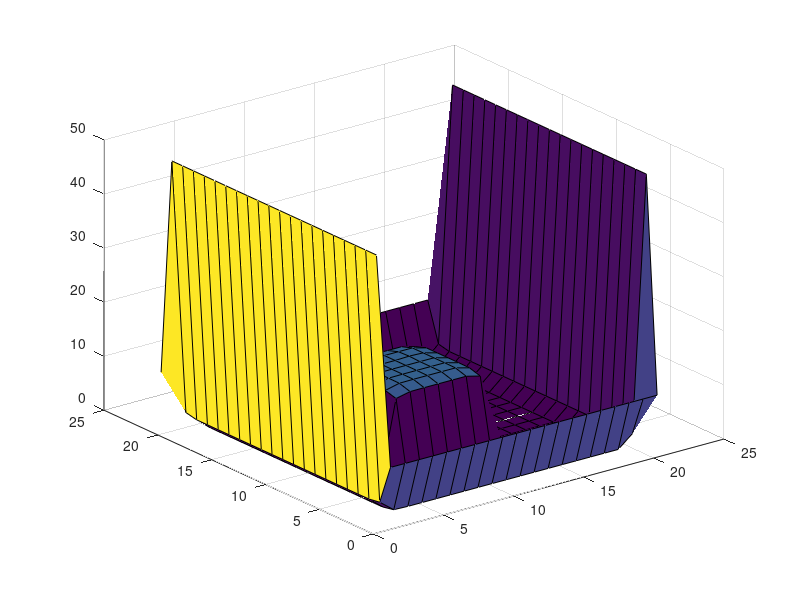

Here is the MATLAB script that generated this plot: (Note: this script raises an error after producing the figure.)
N_x=21;
N_y=21;
L=10;
H=5;
dt=0.01;
dx=L/N_x;
dy=L/N_y;
k=1;


T_0=0;
T_N=15;
T_1=50;
T_2=50;
T_3=10;
T_4=10;

T=ones(N_y,N_x)*T_0;
T(7:13,7:13)=T_N;
T(:,N_x)=T_2;
T(1,:)=T_3;
T(:,1)=T_1;
T(N_y,:)=T_4



for st = 1:10000
    for i =2:N_y-1
        for j=2:N_x-1
           if i <11 || i> 11 || j <11 || j>11
            T(i,j)=T(i,j)+k*dt*((T(i+1,j)-2*T(i,j)+T(i-1,j))/dx^2+...
                (T(i,j+1)-2*T(i,j)+T(i,j-1))/dy^2);
            end
        end
    end
    T(11,11)=T(11,11)+0.1
%     T(1,:)=T(1,:)-0.01
%     T(:,1)=T(:,1)-0.01
%     T(N_x,:)=T(N_x,:)-0.01
%     T(:,N_x)=T(:,N_x)-0.01
    if mod(st-1,40)==0
        clf
        colormap default
        surf(T) 
        colorbar('vert')
        view([90, -90, 90])
        pause(0.01);
    end
end
